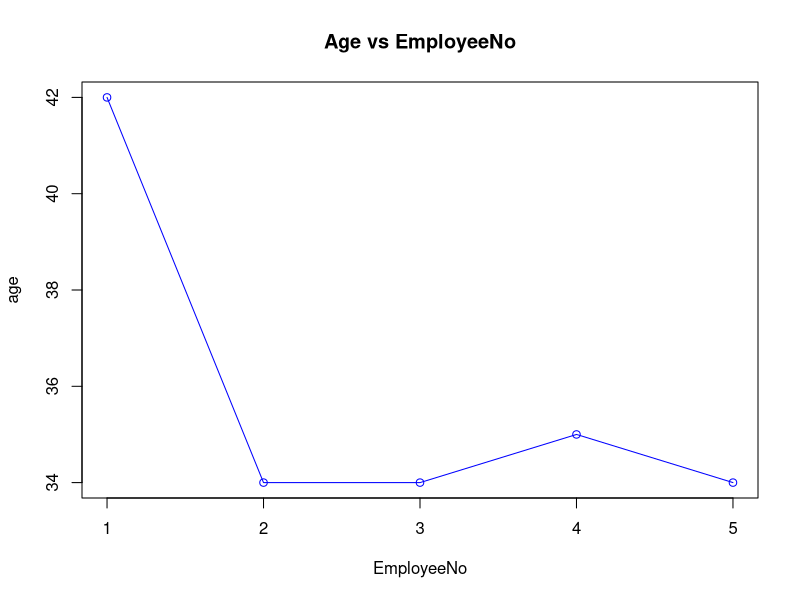

Write the R code that produced this figure.
EmployeeNo <- 1:5
Name <-c ('John Peter' ,'Ann Lukas', 'Annette Jones', 'John Ford', 'Mark Robert')
gender <-c ('M', 'F','F', 'M', 'M')
age <-c (42,34,34,35,34)
department <-c ('ICT', 'Sales', 'ICT', 'Sales', 'Accounts')
salary <-c (130000,45000,135000,60000,138000)
  
staff<-data.frame (EmployeeNo,Name,gender,age,department,salary)
print(staff)

print(staff)


str(staff)
summary(staff)

tail(staff,2)
head(staff,3)

EmployeeNo <- 1:5
Name <-c ('John Peter' ,'Ann Lukas', 'Annette Jones', 'John Ford', 'Mark Robert')
gender <-c ('M', 'F','F', 'M', 'M')
age <-c (42,34,34,35,34)
department <-c ('ICT', 'Sales', 'ICT', 'Sales', 'Accounts')
salary <-c (130000,45000,135000,60000,138000)

plot(EmployeeNo, age,
     type = 'o', col='blue',
     xlab ='EmployeeNo', ylab ='age',
     main='Age vs EmployeeNo')
